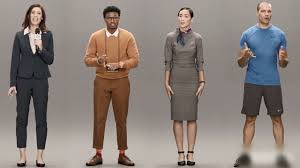
#> input picture nCnt Machine/images/people_4.jpg, 300 x 168 px
$ python Machine1.py
#> lines starting #> are read from the running program, lines starting #| are printed output that depends on the picture; after the words box and inside, x2 and y2 are one past the last pixel; in counts of white or black regions, pixels touching at a corner belong together
# opencv_fullbody_Detection.py : 파라미터 변경시켜 한개 cascade 대해 출력
import numpy as np
import cv2
from matplotlib import pyplot as plt


filename = "people_4.jpg"
# 예측할 그림 가져오기, gray convert
image1 = cv2.imread('images/'+filename)
#> image1 is the input picture: shape (168, 300, 3); mean B, G, R 122.4, 128.1, 138.3
grayImage1 = cv2.cvtColor(image1, cv2.COLOR_BGR2GRAY)
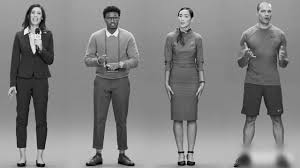
#> grayImage1: shape (168, 300); min 2, max 247, mean 130.4

image2 = cv2.imread('images/'+filename)
grayImage2 = cv2.cvtColor(image2, cv2.COLOR_BGR2GRAY)

image3 = cv2.imread('images/'+filename)
grayImage3 = cv2.cvtColor(image3, cv2.COLOR_BGR2GRAY)

# cascade xml 파일 선택
body_cascade = cv2.CascadeClassifier('haarcascade_fullbody.xml')


# 10 = 검출한 사각형 사이 최소 간격, body에 x,y,w,h가 여러개 저장됨.
body = body_cascade.detectMultiScale(grayImage1, 1.01, 10, minSize=(30, 30))
#> body = [[259, 80, 34, 67], [232, 73, 35, 69], [149, 26, 62, 124], [23, 91, 34, 69]]

P_cnt1 = 0
for (x,y,w,h) in body :
    cv2.rectangle(image1,(x,y),(x+w,y+h),(0,0,255),3)
    P_cnt1 += 1
#> this loop made 4 passes
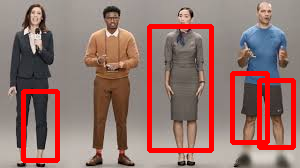
#> image1: shape (168, 300, 3); 9.61% of pixels changed, all inside (x1, y1, x2, y2) = (21, 24, 296, 163)
#> after the loop, P_cnt1 = 4

plt.subplot(1, 3, 1)
plt.imshow(image1, cmap='gray')
print("1번 검출:", P_cnt1)
#| 1번 검출: 4


# 2 = 검출한 사각형 사이 최소 간격, minSize = 지정한 크기 이상의 사각형만 가져온다.
body = body_cascade.detectMultiScale(grayImage2,1.01, 2, 0, minSize=(70, 70))
#> body = [[144, 6, 75, 150], [69, 7, 77, 153]]

P_cnt2 = 0
for (x,y,w,h) in body :
    cv2.rectangle(image2,(x,y),(x+w,y+h),(0,0,255),3)
    P_cnt2 += 1
#> this loop made 2 passes
#> (x, y, w, h, P_cnt2) on passes 1 to 2: (144, 6, 75, 150, 1), (69, 7, 77, 153, 2)
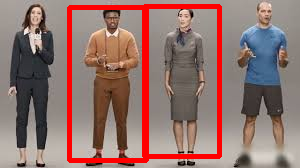
#> image2: shape (168, 300, 3); 8.02% of pixels changed, all inside (x1, y1, x2, y2) = (67, 4, 222, 163)
#> after the loop, P_cnt2 = 2

plt.subplot(1, 3, 2)
plt.imshow(image2, cmap='gray')
print("2번 검출:", P_cnt2)
#| 2번 검출: 2


# minSize가 없을 때의 결과
body = body_cascade.detectMultiScale(grayImage3, 1.01, 2)
#> body = [[151, 32, 59, 118], [25, 96, 31, 63], [259, 80, 32, 64], [7, 103, 28, 56], [233, 73, 34, 68], [103, 79, 34, 68], [69, 7, 77, 153]]

P_cnt3 = 0
for (x,y,w,h) in body :
    cv2.rectangle(image3,(x,y),(x+w,y+h),(0,0,255),3)
    P_cnt3 += 1
#> this loop made 7 passes
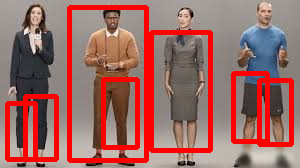
#> image3: shape (168, 300, 3); 17.08% of pixels changed, all inside (x1, y1, x2, y2) = (5, 5, 294, 163)
#> after the loop, P_cnt3 = 7

plt.subplot(1, 3, 3)
plt.imshow(image3, cmap='gray')
print("3번 검출:", P_cnt3)
#| 3번 검출: 7

plt.show()
#> figure, not shown here; B, G, R data is drawn as R, G, B
